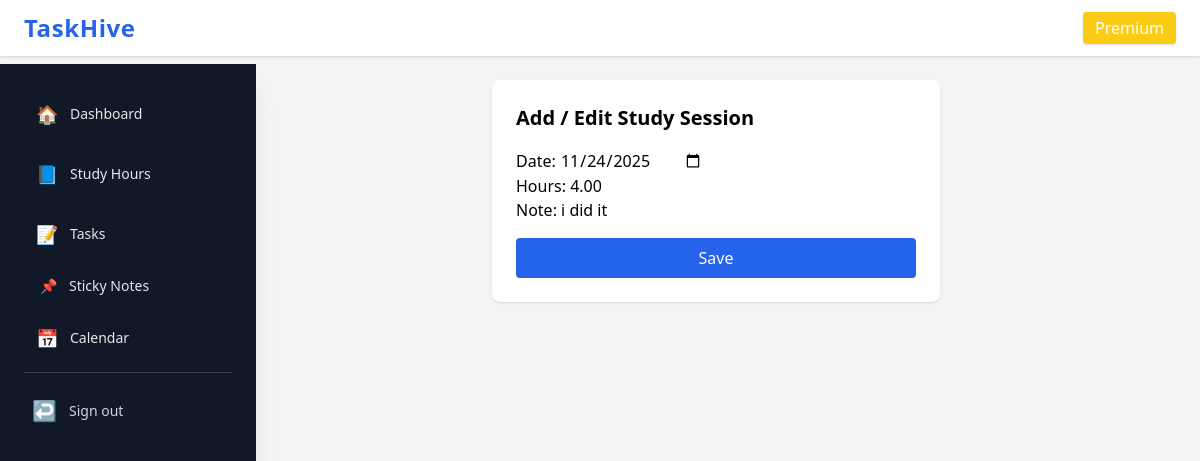
The page /studytracker/edit/2/ (signed in) on the database its author committed.
### studytracker/models.py (models this page shows, shortened)
class StudySession(models.Model):
    user = models.ForeignKey(User, on_delete=models.CASCADE)
    date = models.DateField()
    hours = models.DecimalField(max_digits=4, decimal_places=2)
    note = models.CharField(max_length=255, blank=True)
    created_at = models.DateTimeField(auto_now_add=True)
    class Meta:
        ordering = ['-date']

### studytracker/views.py (the view)
# urls.py: path("edit/<int:pk>/", views.study_update, name="edit"),
@login_required
def study_update(request, pk):
    session = get_object_or_404(StudySession, pk=pk, user=request.user)
    if request.method == "POST":
        form = StudySessionForm(request.POST, instance=session)
        if form.is_valid():
            form.save()
            return redirect("studytracker:list")
    else:
        form = StudySessionForm(instance=session)
    return render(request, "studytracker/study_form.html", {"form": form})

### studytracker/forms.py
class StudySessionForm(forms.ModelForm):
    class Meta:
        model = StudySession
        fields = ['date', 'hours', 'note']
        widgets = {
            'date': forms.DateInput(attrs={'type': 'date', 'class': 'input-field'}),
            'hours': forms.NumberInput(attrs={'step': '0.5', 'class': 'input-field'}),
            'note': forms.TextInput(attrs={'class': 'input-field'})
        }

### studytracker/templates/studytracker/study_form.html (shortened to what this page needs)
{% extends "dashboard/base.html" %}
{% block content %}
<div class="max-w-md mx-auto bg-white shadow rounded-lg p-6">
    <h2 class="text-xl font-bold mb-4">Add / Edit Study Session</h2>
    <form method="POST">
        {{ form.as_p }}
        <button class="w-full mt-4 bg-blue-600 text-white py-2 rounded hover:bg-blue-700">
            Save
        </button>
    </form>
</div>
{% endblock %}

### static/css/site.css (style rules this page uses)
body { font-family: ui-sans-serif, system-ui, -apple-system, "Segoe UI", Roboto, "Helvetica Neue", Arial; }

### rows shown on the page
StudySession: date "11/24/2025", hours "4.00", note "i did it"
